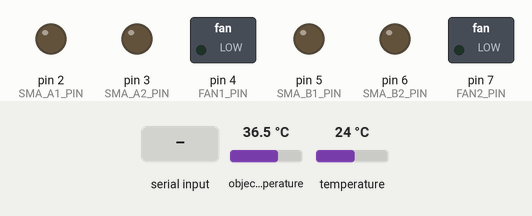
Simulated run of this program. Board: Teensy 4. Parts: switched loads named in the program (green lamp = pin HIGH), output pins drawn as LEDs (lit = HIGH). Inputs (shaded band) come from the test bench; at power-on: object temperature 36.5 °C, temperature 24 °C. What the program prints to the serial monitor is not drawn.

Above: at 1.2 s.
1.3 s: "1" received over the second serial link
At 4.2 s:
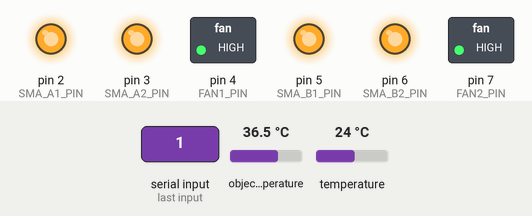
Timing chart, 0 to 10.3 s (numbered marks = the images above; inputs shaded):
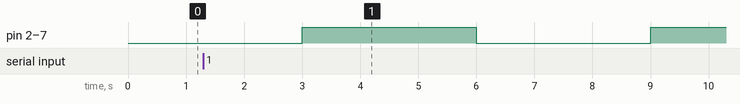

The program:

main.cpp
```cpp
// ════════════════════════════════════════════════════════════════════
//  main.cpp  —  하드웨어 테스트
//  Hardware Test
//  Teensy 4.0  /  SMA Controller v1.6
//
//  [루프]
//    · MOSFET 6채널 3초 주기 ON/OFF (100% 듀티, 비차단)
//    · MLX90614 ×2 (Wire / Wire2) 온도를 100ms 마다 읽기
//    · SSD1306 OLED에 MOSFET 상태 + 온도 + XBee 통합 표시
//    · XBee (Serial1) — 수신 패킷 OLED 표시 후 코디네이터에게 에코
//
//  핀 배치 (SMA Controller v1.6)
//    MOSFET1 SMA_A1 : pin 2
//    MOSFET2 SMA_A2 : pin 3
//    MOSFET3 FAN1   : pin 4
//    MOSFET4 SMA_B1 : pin 5
//    MOSFET5 SMA_B2 : pin 6
//    MOSFET6 FAN2   : pin 7
//    MLX1    Wire   : SDA=18 SCL=19
//    MLX2    Wire2  : SDA=24 SCL=25
//    OLED    Wire3  : SCL=42 SDA=43  0x3C
//    XBee    Serial1: TX=1  RX=0  115200bps
// ════════════════════════════════════════════════════════════════════
#include <Arduino.h>
#include <Wire.h>
#include <Adafruit_MLX90614.h>
// #include <Adafruit_GFX.h>
// #include <Adafruit_SSD1306.h>

// ── 핀 ──────────────────────────────────────────────────────────────
#define SMA_A1_PIN  2
#define SMA_A2_PIN  3
#define FAN1_PIN    4
#define SMA_B1_PIN  5
#define SMA_B2_PIN  6
#define FAN2_PIN    7

static const uint8_t MOSFET_PINS[] = {
  SMA_A1_PIN, SMA_A2_PIN, FAN1_PIN,
  SMA_B1_PIN, SMA_B2_PIN, FAN2_PIN
};
static const uint8_t MOSFET_COUNT = sizeof(MOSFET_PINS);

// ── XBee ─────────────────────────────────────────────────────────────
#define XBEE       Serial1

// ── 상수 ────────────────────────────────────────────────────────────
#define BLINK_PERIOD_MS  3000u   // ON↔OFF 토글 주기(ms)

// ── 디바이스 ────────────────────────────────────────────────────────
static Adafruit_MLX90614 mlx1;
static Adafruit_MLX90614 mlx2;
// static Adafruit_SSD1306  display(128, 64, &Wire3, -1);  // OLED 배선 확인 후 활성화

static bool mlx1Ok = false;
static bool mlx2Ok = false;
// static bool oledOk = false;

// ── XBee 수신 버퍼 ──────────────────────────────────────────────────
static uint32_t rxByteCount = 0;   // 수신 바이트 카운터

// ── XBee 처리: 수신 바이트 → Serial 출력 + 에코 ─────────────────────
static void processXBee() {
  while (XBEE.available()) {
    uint8_t b = XBEE.read();
    rxByteCount++;

    // Serial 출력 (hex + dec)
    Serial.print("[XBEE #"); Serial.print(rxByteCount);
    Serial.print("] 0x"); Serial.print(b, HEX);
    Serial.print(" (");    Serial.print(b, DEC);
    Serial.println(")");

    // 코디네이터에게 바이트 그대로 에코
    XBEE.write(b);
  }
}

// ── OLED 헬퍼 — 배선 확인 후 주석 해제 ────────────────────────────
// static void oledDraw(bool mosfetOn, float obj1, float obj2, float amb1, float amb2) {
//   display.clearDisplay();
//   display.setTextColor(SSD1306_WHITE);
//   display.setTextSize(1);
//   display.setCursor(0, 0);
//   display.print("MOS:"); display.print(mosfetOn ? "ON " : "OFF");
//   display.print(" t="); display.print(millis() / 1000UL); display.println("s");
//   display.drawFastHLine(0, 9, 128, SSD1306_WHITE);
//   display.setCursor(0, 11);
//   if (mlx1Ok) { display.print("S1 Obj:"); display.print(obj1,1); display.print(" A:"); display.print(amb1,1); display.println("C"); }
//   else { display.println("S1: NOT FOUND"); }
//   display.setCursor(0, 20);
//   if (mlx2Ok) { display.print("S2 Obj:"); display.print(obj2,1); display.print(" A:"); display.print(amb2,1); display.println("C"); }
//   else { display.println("S2: NOT FOUND"); }
//   display.drawFastHLine(0, 29, 128, SSD1306_WHITE);
//   display.setCursor(0, 31);
//   display.print("XB RX:"); display.print(rxCount); display.print(" ECHO:"); display.println(echoCount);
//   display.setCursor(0, 40); display.println(lastPktStr);
//   display.display();
// }

// ════════════════════════════════════════════════════════════════════
void setup() {
  Serial.begin(115200);
  while (!Serial && millis() < 2000) {}

  // ─ MOSFET 핀 초기화 (I2C 이전에 모두 LOW로 설정)
  for (uint8_t i = 0; i < MOSFET_COUNT; i++) {
    pinMode(MOSFET_PINS[i], OUTPUT);
    digitalWrite(MOSFET_PINS[i], LOW);
  }
  // PWM 주파수 설정
  for (uint8_t i = 0; i < MOSFET_COUNT; i++) {
    analogWriteFrequency(MOSFET_PINS[i], 10000u);
    analogWrite(MOSFET_PINS[i], 0);
  }

  // ─ XBee 초기화
  XBEE.begin(115200);

  // ─ I2C 초기화
#if defined(CORE_TEENSY)
  Wire.setSDA(18);  Wire.setSCL(19);
  Wire2.setSDA(24); Wire2.setSCL(25);
  // Wire3.setSDA(43); Wire3.setSCL(42);  // OLED 배선 확인 후 활성화
#endif
  Wire.begin();   Wire.setClock(100000);
  Wire2.begin();  Wire2.setClock(50000);
  // Wire3.begin();  Wire3.setClock(400000);
  delay(50);

  // ─ OLED 초기화 — 배선 확인 후 주석 해제
  // oledOk = display.begin(SSD1306_SWITCHCAPVCC, 0x3C);
  // if (!oledOk) oledOk = display.begin(SSD1306_SWITCHCAPVCC, 0x3D);
  // if (oledOk) {
  //   display.clearDisplay(); display.setTextSize(1);
  //   display.setTextColor(SSD1306_WHITE); display.setCursor(0, 0);
  //   display.println("HW Test v1.6"); display.println("Initializing...");
  //   display.display();
  // }
  Serial.println("[BOOT] HW Test v1.6 — MOSFET+MLX+XBee");

  // ─ 온도 센서 초기화
  mlx1Ok = mlx1.begin(0x5A, &Wire);
  mlx2Ok = mlx2.begin(0x5A, &Wire2);
  Serial.print("[MLX1] "); Serial.println(mlx1Ok ? "OK" : "NOT FOUND");
  Serial.print("[MLX2] "); Serial.println(mlx2Ok ? "OK" : "NOT FOUND");

  Serial.println("[LOOP] MOSFET blink + temp + XBee echo starting...");
}

// ════════════════════════════════════════════════════════════════════
void loop() {
  static unsigned long lastTemp   = 0;
  static unsigned long lastBlink  = 0;
  static float obj1 = 0, obj2 = 0, amb1 = 0, amb2 = 0;
  static bool  mosfetOn = false;

  unsigned long now = millis();

  // ─ XBee 수신 처리 (매 루프)
  processXBee();

  // ─ BLINK_PERIOD_MS 마다 MOSFET 토글
  if (now - lastBlink >= BLINK_PERIOD_MS) {
    lastBlink = now;
    mosfetOn = !mosfetOn;
    for (uint8_t i = 0; i < MOSFET_COUNT; i++)
      analogWrite(MOSFET_PINS[i], mosfetOn ? 255 : 0);
    Serial.print("[MOS] "); Serial.println(mosfetOn ? "ON" : "OFF");
  }

  // ─ 100ms 마다 온도 읽기 + OLED 갱신
  if (now - lastTemp >= 100) {
    lastTemp = now;

    if (mlx1Ok) {
      float o = mlx1.readObjectTempC();
      float a = mlx1.readAmbientTempC();
      if (!isnan(o) && o > -10.0f && o < 120.0f) obj1 = o;
      if (!isnan(a) && a > -10.0f && a < 80.0f)  amb1 = a;
    }
    if (mlx2Ok) {
      float o = mlx2.readObjectTempC();
      float a = mlx2.readAmbientTempC();
      if (!isnan(o) && o > -10.0f && o < 120.0f) obj2 = o;
      if (!isnan(a) && a > -10.0f && a < 80.0f)  amb2 = a;
    }

    Serial.print("[TEMP] MLX1 obj="); Serial.print(obj1, 1);
    Serial.print(" amb=");            Serial.print(amb1, 1);
    Serial.print("  MLX2 obj=");      Serial.print(obj2, 1);
    Serial.print(" amb=");            Serial.println(amb2, 1);

    // if (oledOk) oledDraw(mosfetOn, obj1, obj2, amb1, amb2);
  }
}
```
